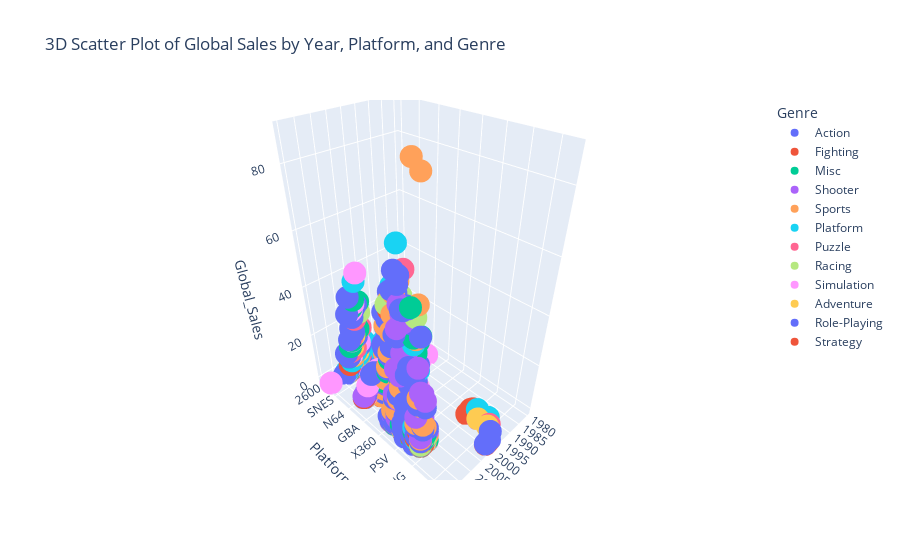

The notebook cell saved with this chart:
### Code cell
# Create a 3D scatter plot
fig = px.scatter_3d(df_grouped, x='Year', y='Platform', z='Global_Sales', color='Genre', 
                    title='3D Scatter Plot of Global Sales by Year, Platform, and Genre')
# Show the plot
fig.show()

### Figure 1 — Plotly figure (JSON) as saved in the notebook; plotly's stock layout.template omitted (floating-point values rounded to 4 significant figures; data arrays with more than 128 entries replaced by an {"elided": "..."} marker saying what was removed)
{"data": [{"hovertemplate": "Genre=Action<br>Year=%{x}<br>Platform=%{y}<br>Global_Sales=%{z}<extra></extra>", "legendgroup": "Action", "marker": {"color": "#636efa", "symbol": "circle"}, "mode": "markers", "name": "Action", "scene": "scene", "showlegend": true, "type": "scatter3d", "x": {"elided": "182 int values"}, "y": {"elided": "182 str values"}, "z": {"elided": "182 float values"}}, {"hovertemplate": "Genre=Fighting<br>Year=%{x}<br>Platform=%{y}<br>Global_Sales=%{z}<extra></extra>", "legendgroup": "Fighting", "marker": {"color": "#EF553B", "symbol": "circle"}, "mode": "markers", "name": "Fighting", "scene": "scene", "showlegend": true, "type": "scatter3d", "x": {"elided": "140 int values"}, "y": {"elided": "140 str values"}, "z": {"elided": "140 float values"}}, {"hovertemplate": "Genre=Misc<br>Year=%{x}<br>Platform=%{y}<br>Global_Sales=%{z}<extra></extra>", "legendgroup": "Misc", "marker": {"color": "#00cc96", "symbol": "circle"}, "mode": "markers", "name": "Misc", "scene": "scene", "showlegend": true, "type": "scatter3d", "x": {"elided": "153 int values"}, "y": {"elided": "153 str values"}, "z": {"elided": "153 float values"}}, {"hovertemplate": "Genre=Shooter<br>Year=%{x}<br>Platform=%{y}<br>Global_Sales=%{z}<extra></extra>", "legendgroup": "Shooter", "marker": {"color": "#ab63fa", "symbol": "circle"}, "mode": "markers", "name": "Shooter", "scene": "scene", "showlegend": true, "type": "scatter3d", "x": {"elided": "150 int values"}, "y": {"elided": "150 str values"}, "z": {"elided": "150 float values"}}, {"hovertemplate": "Genre=Sports<br>Year=%{x}<br>Platform=%{y}<br>Global_Sales=%{z}<extra></extra>", "legendgroup": "Sports", "marker": {"color": "#FFA15A", "symbol": "circle"}, "mode": "markers", "name": "Sports", "scene": "scene", "showlegend": true, "type": "scatter3d", "x": {"elided": "180 int values"}, "y": {"elided": "180 str values"}, "z": {"elided": "180 float values"}}, {"hovertemplate": "Genre=Platform<br>Year=%{x}<br>Platform=%{y}<br>Global_Sales=%{z}<extra></extra>", "legendgroup": "Platform", "marker": {"color": "#19d3f3", "symbol": "circle"}, "mode": "markers", "name": "Platform", "scene": "scene", "showlegend": true, "type": "scatter3d", "x": {"elided": "160 int values"}, "y": {"elided": "160 str values"}, "z": {"elided": "160 float values"}}, {"hovertemplate": "Genre=Puzzle<br>Year=%{x}<br>Platform=%{y}<br>Global_Sales=%{z}<extra></extra>", "legendgroup": "Puzzle", "marker": {"color": "#FF6692", "symbol": "circle"}, "mode": "markers", "name": "Puzzle", "scene": "scene", "showlegend": true, "type": "scatter3d", "x": [1981, 1982, 1983, 1984, 1985, 1985, 1988, 1989, 1989, 1989, 1990, 1990, 1991, 1991, 1992, 1992, 1992, 1993, 1993, 1994, 1994, 1995, 1995, 1995, 1995, 1996, 1996, 1996, 1996, 1997, 1997, 1997, 1997, 1997, 1998, 1998, 1998, 1999, 1999, 2000, 2000, 2000, 2000, 2001, 2001, 2001, 2001, 2002, 2002, 2002, 2002, 2003, 2003, 2003, 2003, 2004, 2004, 2004, 2004, 2004, 2004, 2005, 2005, 2005, 2005, 2005, 2006, 2006, 2006, 2006, 2006, 2006, 2006, 2007, 2007, 2007, 2007, 2007, 2007, 2008, 2008, 2008, 2008, 2008, 2009, 2009, 2009, 2009, 2009, 2009, 2010, 2010, 2010, 2010, 2011, 2011, 2011, 2011, 2011, 2012, 2012, 2012, 2012, 2013, 2013, 2014, 2014, 2014, 2014, 2015, 2015, 2015], "y": ["2600", "2600", "2600", "NES", "2600", "NES", "NES", "2600", "GB", "NES", "GB", "NES", "GB", "NES", "GB", "NES", "SNES", "NES", "SNES", "3DO", "SNES", "GB", "PS", "SAT", "SNES", "GB", "PS", "SAT", "SNES", "GB", "N64", "PS", "SAT", "SNES", "GB", "N64", "PS", "N64", "PS", "GB", "N64", "PS", "PS2", "GBA", "GC", "N64", "PS", "GBA", "GC", "PS2", "XB", "GBA", "GC", "PS2", "XB", "DS", "GBA", "GC", "PS2", "PSP", "XB", "DS", "GBA", "GC", "PS2", "PSP", "DS", "GBA", "PC", "PS2", "PSP", "Wii", "X360", "DS", "PC", "PS2", "PSP", "Wii", "X360", "DS", "PC", "PS2", "PSP", "Wii", "DS", "PC", "PS3", "PSP", "Wii", "X360", "DS", "PC", "PSP", "Wii", "3DS", "DS", "PC", "PSV", "Wii", "3DS", "DS", "PC", "Wii", "3DS", "WiiU", "3DS", "PS3", "PSV", "WiiU", "3DS", "PS4", "WiiU"], "z": [2.24, 10.03, 0.78, 3.14, 0.45, 2.76, 5.58, 0.15, 37.54, 0.06, 1.15, 4.85, 0.73, 2.51, 3.15, 1.12, 0.57, 0.98, 2.19, 0.02, 1.51, 0.94, 0.37, 0.05, 1.35, 0.58, 2.64, 0.23, 0.46, 0.22, 1.87, 2.78, 0.72, 0.3, 1.93, 0.14, 4.27, 0.29, 1.07, 1.23, 0.69, 0.76, 1.14, 5.93, 1.46, 0.42, 0.19, 1.1, 1.91, 2.21, 0.12, 1.28, 0.77, 0.14, 0.23, 3.3, 3.03, 0.01, 0.73, 1.29, 0.07, 17.46, 0.67, 0.42, 0.52, 1.38, 5.32, 0.08, 0.03, 0.3, 2.05, 3.08, 0.04, 22.3, 0.04, 0.12, 0.46, 0.61, 0.47, 9.46, 0.11, 0.74, 0.23, 5.05, 15.34, 0.08, 0.42, 0.03, 4.24, 0.2, 9.05, 0.12, 0.08, 1.93, 2.9, 1.5, 0.51, 0.14, 0.06, 0.93, 0.14, 0.03, 0.66, 0.88, 0.11, 0.18, 0.04, 0.06, 1.21, 0.67, 0.02, 0.01]}, {"hovertemplate": "Genre=Racing<br>Year=%{x}<br>Platform=%{y}<br>Global_Sales=%{z}<extra></extra>", "legendgroup": "Racing", "marker": {"color": "#B6E880", "symbol": "circle"}, "mode": "markers", "name": "Racing", "scene": "scene", "showlegend": true, "type": "scatter3d", "x": {"elided": "141 int values"}, "y": {"elided": "141 str values"}, "z": {"elided": "141 float values"}}, {"hovertemplate": "Genre=Simulation<br>Year=%{x}<br>Platform=%{y}<br>Global_Sales=%{z}<extra></extra>", "legendgroup": "Simulation", "marker": {"color": "#FF97FF", "symbol": "circle"}, "mode": "markers", "name": "Simulation", "scene": "scene", "showlegend": true, "type": "scatter3d", "x": {"elided": "140 int values"}, "y": {"elided": "140 str values"}, "z": {"elided": "140 float values"}}, {"hovertemplate": "Genre=Adventure<br>Year=%{x}<br>Platform=%{y}<br>Global_Sales=%{z}<extra></extra>", "legendgroup": "Adventure", "marker": {"color": "#FECB52", "symbol": "circle"}, "mode": "markers", "name": "Adventure", "scene": "scene", "showlegend": true, "type": "scatter3d", "x": {"elided": "151 int values"}, "y": {"elided": "151 str values"}, "z": {"elided": "151 float values"}}, {"hovertemplate": "Genre=Role-Playing<br>Year=%{x}<br>Platform=%{y}<br>Global_Sales=%{z}<extra></extra>", "legendgroup": "Role-Playing", "marker": {"color": "#636efa", "symbol": "circle"}, "mode": "markers", "name": "Role-Playing", "scene": "scene", "showlegend": true, "type": "scatter3d", "x": {"elided": "158 int values"}, "y": {"elided": "158 str values"}, "z": {"elided": "158 float values"}}, {"hovertemplate": "Genre=Strategy<br>Year=%{x}<br>Platform=%{y}<br>Global_Sales=%{z}<extra></extra>", "legendgroup": "Strategy", "marker": {"color": "#EF553B", "symbol": "circle"}, "mode": "markers", "name": "Strategy", "scene": "scene", "showlegend": true, "type": "scatter3d", "x": {"elided": "136 int values"}, "y": {"elided": "136 str values"}, "z": {"elided": "136 float values"}}], "layout": {"legend": {"title": {"text": "Genre"}, "tracegroupgap": 0}, "scene": {"domain": {"x": [0, 1], "y": [0, 1]}, "xaxis": {"title": {"text": "Year"}}, "yaxis": {"title": {"text": "Platform"}}, "zaxis": {"title": {"text": "Global_Sales"}}}, "title": {"text": "3D Scatter Plot of Global Sales by Year, Platform, and Genre"}}}
